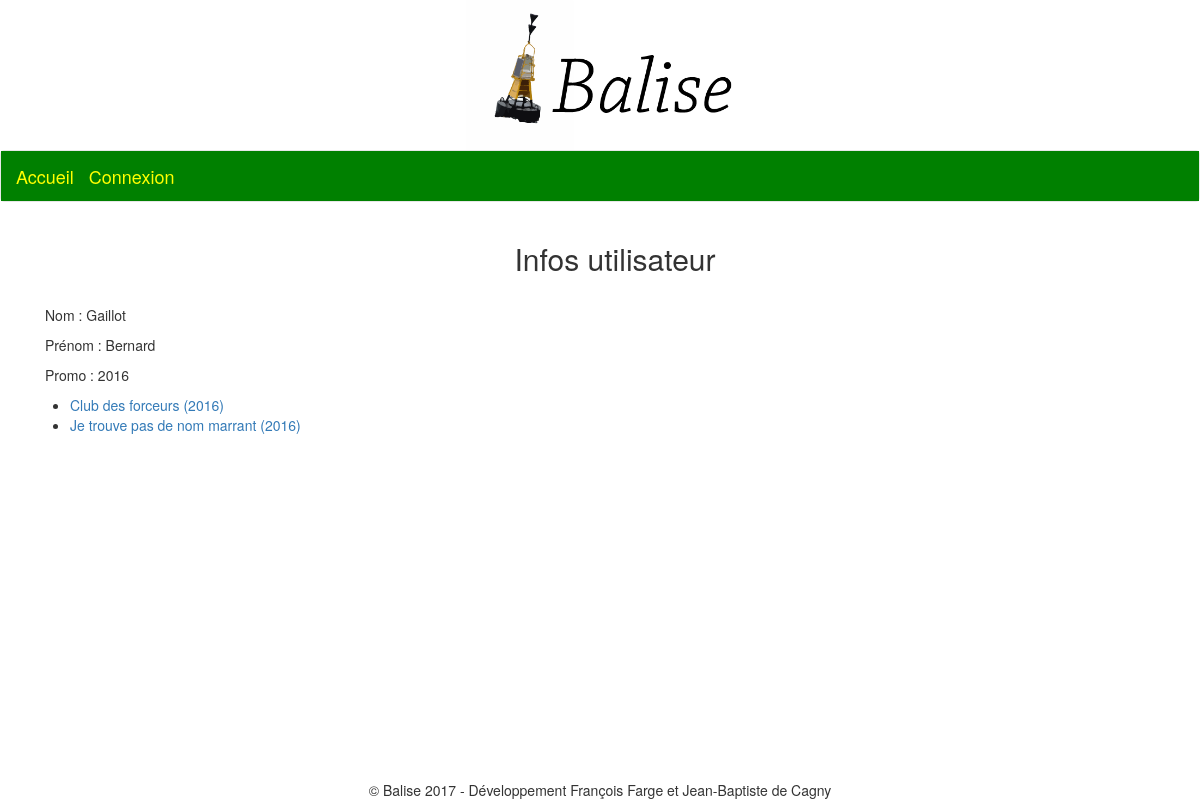
Page /accounts/account/42 on the committed database.
### accounts/models.py (models this page shows, shortened)
class Eleve(models.Model):
	user = models.OneToOneField(User)
	nom = models.CharField(max_length=100)
	prenom = models.CharField(max_length=100)
	promotion = models.ForeignKey('Promotion')
	def get_mandats(self):
		if self.user.is_staff:
			return Mandat.objects.all()
		return Mandat.objects.filter(
			Q(president=self.user) |
			Q(tresorier=self.user))

class Promotion(models.Model):
	nom = models.CharField(max_length=4)
	class Meta:
		ordering = ('-nom',)
		unique_together = ('nom',)
	def __str__(self):
		return self.nom

### binets/models.py (models this page shows, shortened)
class Mandat(models.Model):
	binet = models.ForeignKey('Binet')
	type_binet = models.ForeignKey('TypeBinet', verbose_name = "Type du binet")
	president = models.ForeignKey(User, related_name = "president")
	tresorier = models.ForeignKey(User, related_name = "tresorier")
	promotion = models.ForeignKey('accounts.Promotion', verbose_name = "Promo")
	description = models.TextField(blank=True, null = True) # facultatif
	remarques_admins = models.TextField(blank=True, null = True) # facultatif
	class Meta:
		unique_together = ('binet','promotion',)
		ordering = ('binet', 'promotion',)
	def __str__(self):
		return str(self.binet)+" ("+str(self.promotion)+")"

class Binet(models.Model):
	nom = models.CharField(max_length=100)
	description = models.TextField(blank=True, null = True) # facultatif
	type_binet = models.ForeignKey('TypeBinet', verbose_name = "Type du binet")
	remarques_admins = models.TextField(blank=True, null = True) # facultatif
	is_active = models.BooleanField(verbose_name = "Actif", default=True)
	current_president = models.ForeignKey(User, verbose_name = "Président", related_name = "current_president")
	current_tresorier = models.ForeignKey(User, verbose_name = "Trésorier", related_name = "current_tresorier")
	current_promotion = models.ForeignKey('accounts.Promotion', verbose_name = "Promo")
	@models.permalink
	def get_history_url(self):
		return ('binet_history', [self.id])
	class Meta:
		ordering = ('current_promotion', 'nom',)
		unique_together = ('nom',)
	def __str__(self):
		return self.nom

### accounts/views.py (the view)
# urls.py: url(r'^account/(?P<id_user>\d+)$', views.view_account, name='view_account'),
def view_account(request, id_user):
	viewed_user = User.objects.get(
		id=id_user)
	if viewed_user == request.user:
		print("c'est moi")
	return render(request, 'accounts/view_account.html', locals())

### accounts/templates/accounts/view_account.html
{% extends 'base.html' %}
{% block content %}
<div class='container'>
<div class='row'>
<div class='col-sm-12 txtcentre'>
	<h2>Infos utilisateur</h2>
</div></div>
<div class='row'><br/></div>
<div class='row'>
<div class='col-sm-12'>
	<p>Nom : {{viewed_user.eleve.nom}}</p>
	<p>Prénom : {{viewed_user.eleve.prenom}}</p>
	<p>Promo : {{viewed_user.eleve.promotion}}</p>
</div>
	{% if viewed_user.is_staff %}
		Kessier
	{% else %}
	<ul>
		{% for mandat in viewed_user.eleve.get_mandats %}
			<li><a href={{ mandat.binet.get_history_url }}>{{ mandat }}</a></li>
		{% endfor %}
	</ul>
	{% endif %}
</div></div>
{% endblock %}

### static/css/style.css (style rules this page uses)
.txtcentre { text-align: center; }

### rows in the picture
Mandat: binet+promotion "Club des forceurs (2016)"
Mandat: binet+promotion "Je trouve pas de nom marrant (2016)"

### other values in the picture
{{ viewed_user.eleve.nom }} "Gaillot"
{{ viewed_user.eleve.prenom }} "Bernard"
{{ viewed_user.eleve.promotion }} "2016"
